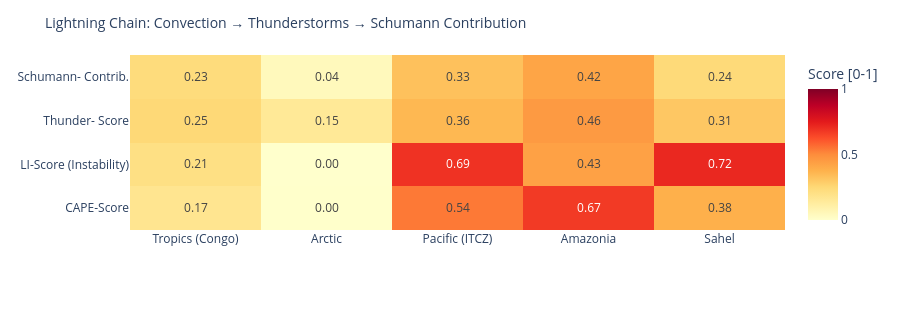

Notebook source saved alongside this figure:
### Code cell
# ============================================================
# LIGHTNING CHAIN: Convection → Thunderstorms → Schumann
# Shows the causal chain per measurement point as heatmap
# ============================================================

def cape_score(v):
    """CAPE → normalized score [0,1]"""
    if v is None or pd.isna(v): return 0.0
    return min(1.0, float(v) / 3000)

def li_score(v):
    """Lifted Index: negative = unstable → score [0,1]"""
    if v is None or pd.isna(v): return 0.3
    return min(1.0, max(0.0, (-float(v) + 6) / 12))

def cloud_score(v):
    if v is None or pd.isna(v): return 0.3
    return float(v) / 100

def thunder_score(row):
    """Kombinierter Gewitterwahrscheinlichkeits-Score
    CAPE + LI + Bedeckung + WMO-Gewitter + konvektiver Niederschlag (showers)
    Hinweis: X-Ray und Kp sind kein Bestandteil – nur geomagn./solarer Kontext.
    """
    cs = cape_score(row.get('cape'))
    ls = li_score(row.get('li'))
    cl = cloud_score(row.get('cloud'))
    t  = 1.0 if row.get('thunderstorm') else 0.0
    # Convective precipitation (showers) as additional indicator
    sh = min(1.0, (row.get('showers') or 0) / 5.0)
    return round(cs * 0.30 + ls * 0.25 + cl * 0.15 + t * 0.20 + sh * 0.10, 3)

def schumann_contribution(t_score, lat):
    """Schumann contribution: higher in tropics (±30°), scaled by thunderstorm score"""
    lat_weight = max(0.3, 1.0 - abs(lat) / 60)
    return round(t_score * lat_weight, 3)

df_atm['cape_score']   = df_atm.apply(lambda r: cape_score(r['cape']), axis=1)
df_atm['li_score']     = df_atm.apply(lambda r: li_score(r['li']),    axis=1)
df_atm['thunder_score']= df_atm.apply(lambda r: thunder_score(r.to_dict()), axis=1)
df_atm['schumann_contribution'] = df_atm.apply(
    lambda r: schumann_contribution(r['thunder_score'], r['lat']), axis=1)

metrics = ['cape_score', 'li_score', 'thunder_score', 'schumann_contribution']
labels  = ['CAPE-Score', 'LI-Score\n(Instability)', 'Thunder-\nScore', 'Schumann-\nContrib.']
z_data  = [df_atm[m].tolist() for m in metrics]

fig = go.Figure(go.Heatmap(
    z=z_data,
    x=df_atm['point'].tolist(),
    y=labels,
    colorscale='YlOrRd',
    zmin=0, zmax=1,
    text=[[f'{v:.2f}' for v in row] for row in z_data],
    texttemplate='%{text}', textfont=dict(size=12),
    colorbar=dict(title='Score [0-1]')
))
fig.update_layout(
    title=dict(text='Lightning Chain: Convection → Thunderstorms → Schumann Contribution', font=dict(size=14)),
    height=310,
    plot_bgcolor='rgba(0,0,0,0)', paper_bgcolor='rgba(0,0,0,0)',
    margin=dict(l=130, r=80, t=55, b=80)
)
fig.show()

### Figure 1 — Plotly figure (JSON) as saved in the notebook; plotly's stock layout.template omitted (floating-point values rounded to 4 significant figures)
{"data": [{"colorbar": {"title": {"text": "Score [0-1]"}}, "colorscale": [[0.0, "rgb(255,255,204)"], [0.125, "rgb(255,237,160)"], [0.25, "rgb(254,217,118)"], [0.375, "rgb(254,178,76)"], [0.5, "rgb(253,141,60)"], [0.625, "rgb(252,78,42)"], [0.75, "rgb(227,26,28)"], [0.875, "rgb(189,0,38)"], [1.0, "rgb(128,0,38)"]], "text": [["0.17", "0.00", "0.54", "0.67", "0.38"], ["0.21", "0.00", "0.69", "0.43", "0.72"], ["0.25", "0.15", "0.36", "0.46", "0.31"], ["0.23", "0.04", "0.33", "0.42", "0.24"]], "textfont": {"size": 12}, "texttemplate": "%{text}", "type": "heatmap", "x": ["Tropics (Congo)", "Arctic", "Pacific (ITCZ)", "Amazonia", "Sahel"], "y": ["CAPE-Score", "LI-Score\n(Instability)", "Thunder-\nScore", "Schumann-\nContrib."], "z": [[0.1733, 0.003333, 0.54, 0.6733, 0.3833], [0.2083, 0.0, 0.6917, 0.4333, 0.7167], [0.247, 0.151, 0.356, 0.456, 0.308], [0.231, 0.045, 0.326, 0.418, 0.241]], "zmax": 1, "zmin": 0}], "layout": {"height": 310, "margin": {"b": 80, "l": 130, "r": 80, "t": 55}, "paper_bgcolor": "rgba(0,0,0,0)", "plot_bgcolor": "rgba(0,0,0,0)", "title": {"font": {"size": 14}, "text": "Lightning Chain: Convection → Thunderstorms → Schumann Contribution"}}}
